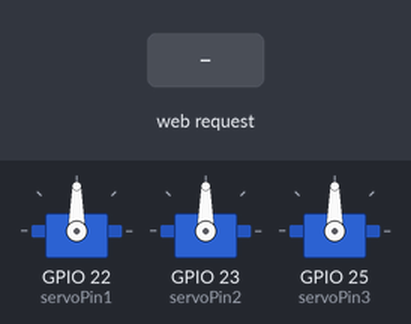
This sketch was run on a simulated ESP32. Shown: 3 × servo. The test bench sets the inputs (shaded band). WiFi joins after 1.5 s; servers stay silent unless stated; what the sketch prints to the serial monitor is not drawn.

Above: at 2.7 s.
2.8 s: HTTP request GET /set?motor=1&angle=1 received
At 3.7 s:
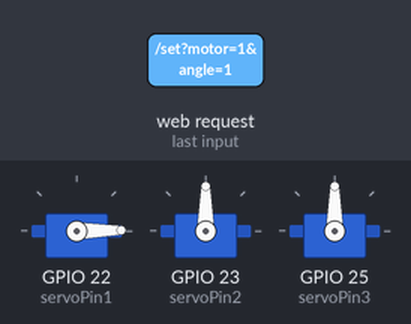
Timing chart, 0 to 5.8 s (numbered marks = the images above; inputs shaded):
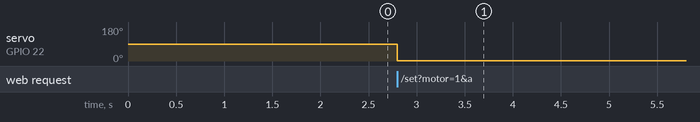

Measured:
- after the input at 2.8 s, servo on GPIO 22 (servoPin1): 90° → 1° at once

The sketch:

robotic_arm_sketch.ino
```cpp
#include <WiFi.h>
#include <WebServer.h>
#include <ESP32Servo.h>
#include <ESP32PWM.h>

const char* ssid = "Bablu";
const char* password = "Ravisumit";

WebServer server(80);

Servo motor1;
Servo motor2;
Servo motor3;

const int servoPin1 = 22;
const int servoPin2 = 23;
const int servoPin3 = 25;

const char index_html[] PROGMEM = R"rawliteral(
<!DOCTYPE html>
<html lang="en">
<head>
    <meta charset="UTF-8">
    <meta name="viewport" content="width=device-width, initial-scale=1.0">
    <title>ESP32 Robotic Arm</title>
    <style>
        body{
            font-family: Arial, Helvetica, sans-serif;
            text-align: center;
            margin: 0;
            padding: 20px;
            background-color: #f4f4f9;
        }

        h2{
            color: #333;
        }

        .slider-container{
            background: #fff;
            padding: 20px;
            margin: 15px auto;
            border-radius: 8px;
            max-width: 400px;
            box-shadow: 0px 4px 6px rgba(0, 0, 0, 0.1);
        }

        p{
            font-size: 1.2rem;
            font-weight: bold;
            color: #555;
        }

    </style>
</head>
<body>
    <h2>Robotic Arm Control</h2>

    <div class="slider-container">
        <p>Motor1: <span id="val1">90</span>&deg;</p>
        <input type="range" min="0" max="180" value="90" class="slider" id="motor1" oninput="updateMotor(1, this.value)">
    </div>

    <div class="slider-container">
        <p>Motor2: <span id="val2">90</span>&deg;</p>
        <input type="range" min="0" max="180" value="90" class="slider" id="motor2" oninput="updateMotor(2, this.value)">
    </div>

    <div class="slider-container">
        <p>Motor3: <span id="val3">90</span>&deg;</p>
        <input type="range" min="0" max="180" value="90" class="slider" id="motor3" oninput="updateMotor(3, this.value)">
    </div>

    <script>
        function updateMotor(motor, angle){
            document.getElementById("val" + motor).innerHTML = angle;
            fetch(`/set?motor=${motor}&angle=${angle}`);
        }
    </script>
</body>
</html>
)rawliteral";

void handleRoot(){
  server.send(200, "text/html", index_html);
}

void handleSet(){
  if (server.hasArg("motor") && server.hasArg("angle")){
    int motor = server.arg("motor").toInt();
    int angle = server.arg("angle").toInt();

    angle = constrain(angle, 0, 100);

    if (motor == 1) motor1.write(angle);
    else if (motor == 2) motor2.write(angle);
    else if (motor == 3) motor3.write(angle);

  server.send(200, "text/plain", "OK");
  } else{
  server.send(400, "text/plain", "Bad Request");
  }
}

void setup() {
  Serial.begin(115200);

  ESP32PWM::allocateTimer(0);
  ESP32PWM::allocateTimer(1);
  ESP32PWM::allocateTimer(2);
  ESP32PWM::allocateTimer(3);

  motor1.setPeriodHertz(50);
  motor2.setPeriodHertz(50);
  motor3.setPeriodHertz(50);

  motor1.attach(servoPin1, 500, 2400);
  motor2.attach(servoPin2, 500, 2400);
  motor3.attach(servoPin3, 500, 2400);

  motor1.write(90);
  motor2.write(90);
  motor3.write(90);

  WiFi.begin(ssid, password);
  Serial.println("Connecting to WiFi");
  while (WiFi.status() != WL_CONNECTED){
    delay(500);
    Serial.print(".");
  }

  Serial.println("Wifi Connected Successfully.");
  Serial.print("Go o this link to access portal : http:/");
  Serial.println(WiFi.localIP());

  server.on("/", HTTP_GET, handleRoot);
  server.on("/set", HTTP_GET, handleSet);

  server.begin();
}

void loop() {
  server.handleClient();
}
```
